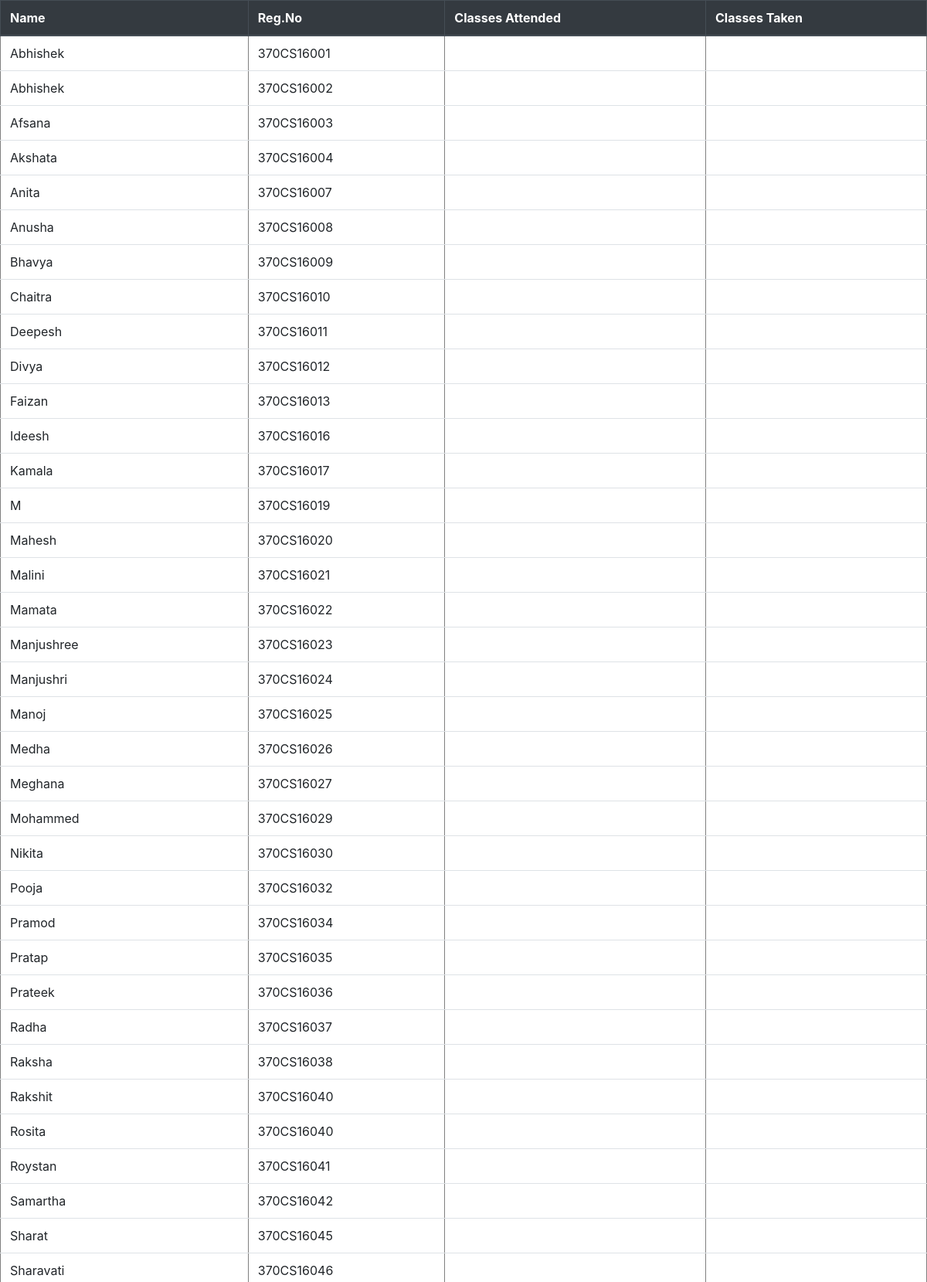
/student.php (upper part), run on the app's committed database.
### tables this page shows
CREATE TABLE STUDENTS(
Fname VARCHAR(15) NOT NULL,
Sem INT NOT NULL,
Reg_No VARCHAR(10) NOT NULL,
Dept_Id INT NOT NULL
);

### student.php (the view, shortened to what this page needs)
<?php
include ('server.php');
?>
<html>
<head>
<link rel="stylesheet" type="text/css" href="style.css">
<link rel="stylesheet" href="https://stackpath.bootstrapcdn.com/bootstrap/4.3.1/css/bootstrap.min.css">
</head>
<body>
  <table class="table" border="1px">
  <thead class="thead-dark">
    <tr>
      <th scope="col">Name</th>
      <th scope="col">Reg.No</th>
      <th scope="col">Classes Attended</th>
      <th scope="col">Classes Taken</th>
    </tr>
  </thead>
  <?php
	$sql = "SELECT * from students ";
	$result = mysqli_query($db, $sql);
	$resultCheck = mysqli_num_rows($result);
	if($resultCheck > 0){
		while($row = mysqli_fetch_assoc($result)){
			while($row = mysqli_fetch_array($result, MYSQLI_ASSOC)){
				?>
			<tr>
				<td><?php echo $row['Fname'];?></td>
				<td><?php echo $row['Reg_No'] ; ?></td>
				<td><?php echo $row['Attended'] ; ?></td>
				<td><?php echo $row['MaximumClass']; ?></td>
				</tr>
			<?php
	}}}
			?>
			</table>
</body>
</html>

### style.css (style rules this page uses)
html, body { background: #fafafa; color: #1BBBFB; font-family: sans-serif; }

### data on the page
students: Fname "Abhishek", Reg_No "370CS16001"
students: Fname "Abhishek", Reg_No "370CS16002"
students: Fname "Afsana", Reg_No "370CS16003"
students: Fname "Akshata", Reg_No "370CS16004"
students: Fname "Anita", Reg_No "370CS16007"
students: Fname "Anusha", Reg_No "370CS16008"
students: Fname "Bhavya", Reg_No "370CS16009"
students: Fname "Chaitra", Reg_No "370CS16010"
students: Fname "Deepesh", Reg_No "370CS16011"
students: Fname "Divya", Reg_No "370CS16012"
students: Fname "Faizan", Reg_No "370CS16013"
students: Fname "Ideesh", Reg_No "370CS16016"
students: Fname "Kamala", Reg_No "370CS16017"
students: Fname "M", Reg_No "370CS16019"
students: Fname "Mahesh", Reg_No "370CS16020"
students: Fname "Malini", Reg_No "370CS16021"
students: Fname "Mamata", Reg_No "370CS16022"
students: Fname "Manjushree", Reg_No "370CS16023"
students: Fname "Manjushri", Reg_No "370CS16024"
students: Fname "Manoj", Reg_No "370CS16025"
students: Fname "Medha", Reg_No "370CS16026"
students: Fname "Meghana", Reg_No "370CS16027"
students: Fname "Mohammed", Reg_No "370CS16029"
students: Fname "Nikita", Reg_No "370CS16030"
students: Fname "Pooja", Reg_No "370CS16032"
students: Fname "Pramod", Reg_No "370CS16034"
students: Fname "Pratap", Reg_No "370CS16035"
students: Fname "Prateek", Reg_No "370CS16036"
students: Fname "Radha", Reg_No "370CS16037"
students: Fname "Raksha", Reg_No "370CS16038"
students: Fname "Rakshit", Reg_No "370CS16040"
students: Fname "Rosita", Reg_No "370CS16040"
students: Fname "Roystan", Reg_No "370CS16041"
students: Fname "Samartha", Reg_No "370CS16042"
students: Fname "Sharat", Reg_No "370CS16045"
students: Fname "Sharavati", Reg_No "370CS16046"
